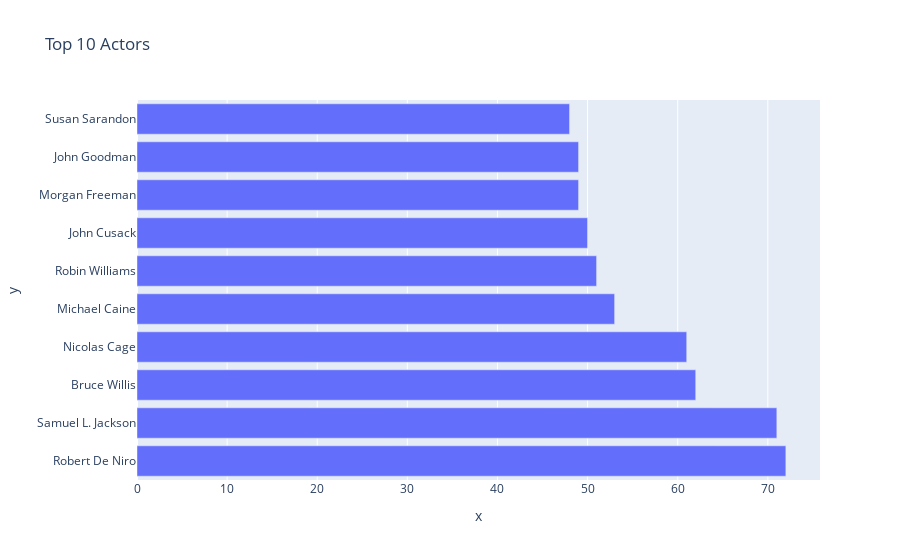

The notebook cell saved with this chart:
### Code cell
#we will make a bar plot
fig=px.bar(x=actors_series.value_counts()[:10], y=actors_series.value_counts()[:10].index,title='Top 10 Actors')
fig.show()

### Figure 1 — Plotly figure (JSON) as saved in the notebook; plotly's stock layout.template omitted (floating-point values rounded to 4 significant figures)
{"data": [{"alignmentgroup": "True", "hovertemplate": "x=%{x}<br>y=%{y}<extra></extra>", "legendgroup": "", "marker": {"color": "#636efa", "pattern": {"shape": ""}}, "name": "", "offsetgroup": "", "orientation": "h", "showlegend": false, "textposition": "auto", "type": "bar", "x": [72, 71, 62, 61, 53, 51, 50, 49, 49, 48], "xaxis": "x", "y": ["Robert De Niro", "Samuel L. Jackson", "Bruce Willis", "Nicolas Cage", "Michael Caine", "Robin Williams", "John Cusack", "Morgan Freeman", "John Goodman", "Susan Sarandon"], "yaxis": "y"}], "layout": {"barmode": "relative", "legend": {"tracegroupgap": 0}, "title": {"text": "Top 10 Actors"}, "xaxis": {"anchor": "y", "domain": [0, 1], "title": {"text": "x"}}, "yaxis": {"anchor": "x", "domain": [0, 1], "title": {"text": "y"}}}}
